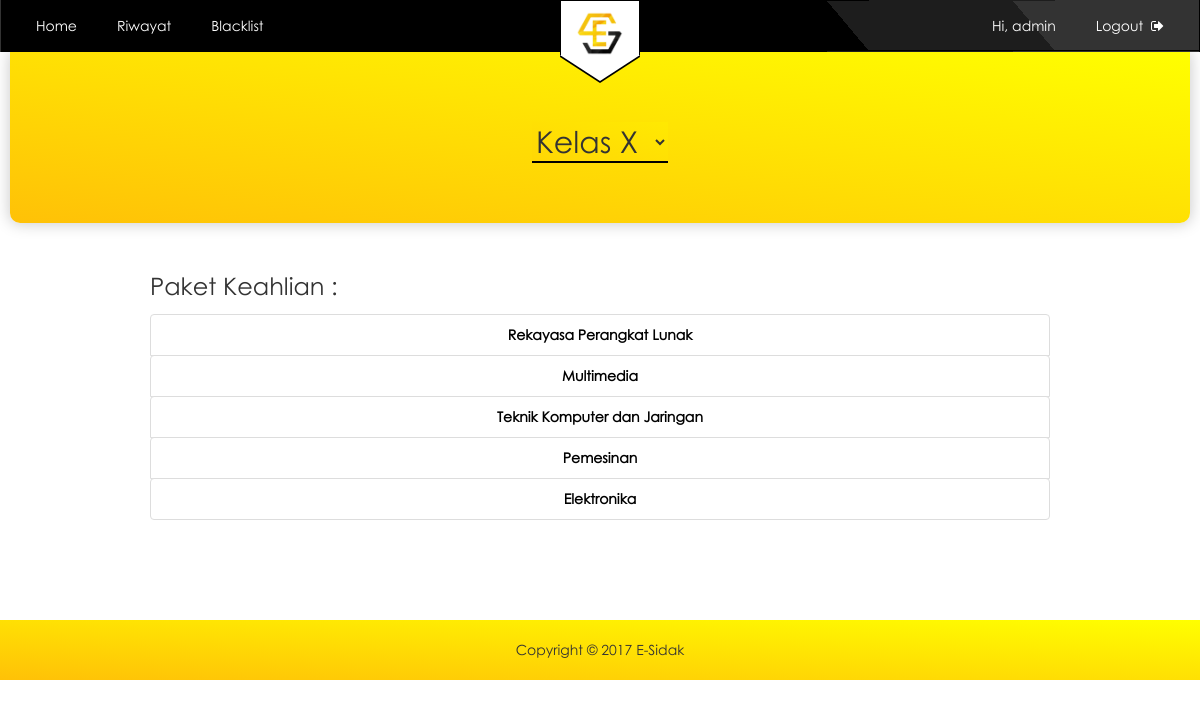
The page /user/kelas11.php (signed in) on the database its author committed.
### tables this page shows
CREATE TABLE `user` (
  `id_user` int(12) NOT NULL,
  `nama` varchar(30) NOT NULL,
  `username` varchar(18) NOT NULL,
  `pass` varchar(225) NOT NULL,
  `level` varchar(7) NOT NULL
);

CREATE TABLE `jurusan` (
  `id_jurusan` int(11) NOT NULL,
  `nama_jurusan` varchar(100) NOT NULL,
  `singkatan` varchar(100) NOT NULL,
  `indeks_x` int(5) NOT NULL,
  `indeks_xi` int(5) NOT NULL,
  `indeks_xii` int(5) NOT NULL
);

### user/kelas11.php (the view, shortened to what this page needs)
<!DOCTYPE html>
<?php
include "../config/koneksi.php";
if(@$_SESSION['admin'] || @$_SESSION['guru']|| @$_SESSION['osis']) {
?>
<?php
if(@$_SESSION['admin']) {
  $userlogin = @$_SESSION['admin'];
  $href="../admin/admin_home.php";
 } else if(@$_SESSION['guru']) {
  $userlogin = @$_SESSION['guru'];
  $href="guru_home.php";
 }else{
  $userlogin = @$_SESSION['osis'];
  $href="osis_home.php";
 }
$sql = mysqli_query($con,"select * from user where username = '$userlogin'") or die(mysql_error());
 $data = mysqli_fetch_array($sql);
?>
<html>
  <head>
  <link rel="stylesheet" href="../css/bootstrap.min.css">
  <link rel="stylesheet" href="https://cdnjs.cloudflare.com/ajax/libs/font-awesome/4.7.0/css/font-awesome.min.css">
  <link rel="stylesheet" href="../css/style.css">
  </head>
  <body>
    <nav class="navbar navbar-default navbar-custom">
      <div class="navbar-header">
        <a class="navbar-brand"><img src="../img/esidak2.png" alt=""></a>
      </div>
      <div class="navbar-collapse collapse">
        <ul class="nav navbar-nav navbar-left">
           <li><a href="<?php echo $href;?>">Home</a></li>
          <li><a href="riwayat.php">Riwayat</a></li>
          <li><a href="blacklist.php">Blacklist</a></li>
        </ul>
        <ul class="nav navbar-nav navbar-right">
          <li><a href="#u">Hi, <?php echo $data['username']; ?></a></li>
          <li><a href="../config/logout.php">Logout &nbsp;<i class="fa fa-sign-out"></i></a></li>
        </ul>
      </div>
    </nav>
    <div class="container-fluid">
        <div class="jumbotron-list">
          <h2 class="text-center">
            <?php
              $kelas = isset($_GET['kelas']) ? $_GET['kelas']:false ;
             ?>
            <select class="" name="" onchange="location = this.value;">
              <option value="kelas10.php?kelas=10" <?php if($kelas == "10") echo "selected disabled"; ?>>Kelas X</option>
            </select>
          </h2>
      </div>
    </div>
    <div class="container-fluid">
      <div class="box">
        <div class="row">
        <div class="col-md-12 col-sm-12">
          <label for=""><h3>Paket Keahlian :</h3></label>
          <?php
              $jurusan = mysqli_query($con,"select * from jurusan") or die(mysql_error());
              while($tampil = mysqli_fetch_array($jurusan)){
            ?>
          <ul class="list-group list-jurusan text-center">
            <li class="list-group-item"><a id="openModal<?php echo $tampil['singkatan'] ?>"><?php echo $tampil['nama_jurusan']; ?></a></li>
            <?php
              }
            ?>
          </ul>
        </div>
      </div>
      </div>
    </div>
    <footer>
      <p>Copyright &copy; 2017 E-Sidak</p>
    </footer>
  </body>
</html>
<?php
}
?>

### css/style.css (style rules this page uses)
html,body { font-family: century_gothic; }
.container-fluid { margin: 0; padding: 0 }
.navbar-custom { background: linear-gradient(50deg , #000 70%,#1d1d1d 0, #1d1d1d 85%, #333333 20%); border-radius: 0; border-color: transparent; margin-bottom: 0; }
.navbar-custom .navbar-nav li a, .navbar-custom-user .navbar-nav li a, .navbar-custom-user .navbar-nav li span { color: #fff; border-radius: 4px; display: block; margin: 10px 5px; padding: 5px 15px; }
.navbar-brand img { border: 1px solid black; background: #fff; margin: 0 auto; width: 80px; padding: 10px 15px 0px; border-top: 0; }
.navbar-brand { padding: 0; width: 100%; position: absolute; border-bottom: 1px solid #000; }
.navbar-default .navbar-collapse { border: 0; }
.navbar-brand::after { content:''; position:relative; top: -1.4px; border-style:solid; border-width: 26px 40px 0; border-color: #fff transparent; width:0; display:block; margin:0 auto; }
.navbar-brand::before { content:''; position:absolute; left:50%; top: 141%; border-style:solid; border-width: 26px 40px 0; border-color: #000 transparent; width:0; transform:translate(-50%, -50%); }
.navbar-right { margin-right: 0px; }
.box { margin: 0 150px; }
.jumbotron-list { background: linear-gradient(to top right, #FFC107,yellow); margin-bottom: 50px; padding: 50px 15px; margin: 0 10px 30px; border-radius: 0 0 10px 10px; box-shadow: 0px 0px 15px 1px #ccc; }
.list-jurusan { font-weight: bold; }
.list-jurusan .list-group-item a, .modal-body li a { text-decoration: none; color: #000; padding: 5px 10px; }
.jumbotron-list select { background: linear-gradient(to top right, #ffd705,#ffe902); border: 0; border-bottom: 2px solid #000; }
footer { background: linear-gradient(to top right, #FFC107,yellow); padding: 20px; margin-top: 80px; text-align: center; }
footer p { margin: 0; }

### rows shown on the page
user: username "admin"
jurusan: nama_jurusan "Rekayasa Perangkat Lunak"
jurusan: nama_jurusan "Multimedia"
jurusan: nama_jurusan "Teknik Komputer dan Jaringan"
jurusan: nama_jurusan "Pemesinan"
jurusan: nama_jurusan "Elektronika"
